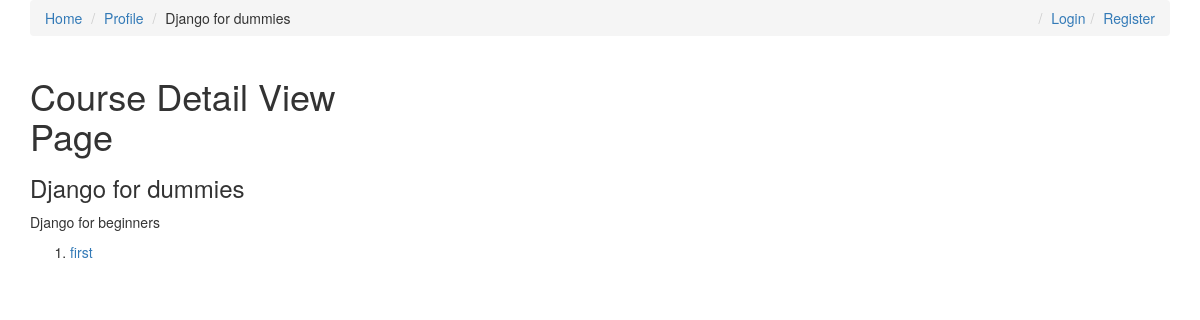
The page /courses/Django_dummy on the database as committed earlier.
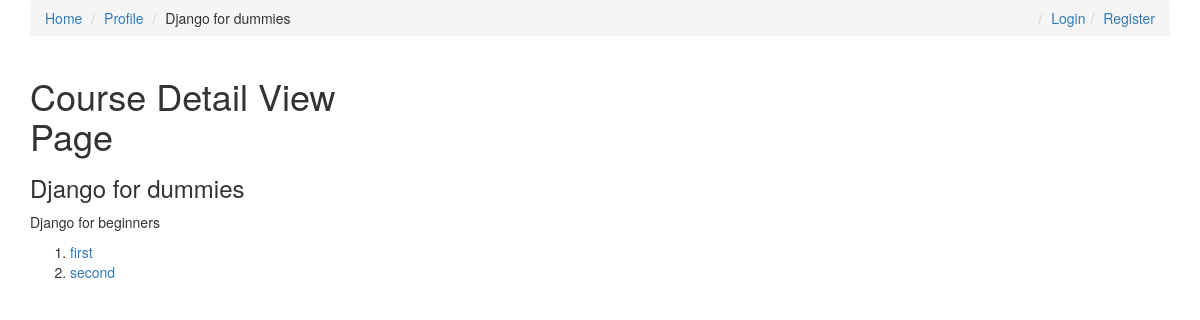
The same page on the database as committed later.
### courses/models.py (models this page shows, shortened)
class Course(models.Model):
    slug = models.SlugField()
    title = models.CharField(max_length = 120)
    description = models.TextField()
    allowed_membership = models.ManyToManyField(Membership)
    @property
    def lessons(self):
        return self.lesson_set.all().order_by('position')

class Lesson(models.Model):
    slug = models.SlugField()
    title = models.CharField(max_length = 120)
    course = models.ForeignKey(Course,on_delete = models.SET_NULL,null = True)
    position = models.IntegerField()
    video_url = models.CharField(max_length = 120)
    thumbnails = models.ImageField()
    def get_absolute_url(self):
        return reverse('courses:lesson-detail',
                        kwargs={
                            'course_slug':self.course.slug,
                            'lesson_slug':self.slug
                        }
        )

### courses/views.py (the view)
# urls.py: path('<slug>', CourseDetailView.as_view(),name = 'detail'),
class CourseDetailView(DetailView):
    model = Course

### courses/templates/courses/course_detail.html
{% extends 'courses/base.html' %}
{% block post_detail_link %}
<li>{{ object.title }}</li>
{% endblock %}
{% block content %}
	<div class="container">
		<div class="row">
			<div class="col-sm-4 col-md-4">
				<h1>Course Detail View Page</h1>
				<h3>{{ object.title }}</h3>
				<p>{{ object.description }}</p>
				<ol>
					{% for lesson in object.lessons %}
					<li><a href="{{ lesson.get_absolute_url }}">{{ lesson.title }}</a></li>
					{% endfor %}
				</ol>
			</div>
		</div>
	</div>
{% endblock %}

### courses/templates/courses/base.html (shortened to what this page needs)
<!DOCTYPE html>
<html>
<head>
<link rel="stylesheet" href="https://stackpath.bootstrapcdn.com/bootstrap/3.4.0/css/bootstrap.min.css">
</head>
<body>
	<div class="container">
		<ol class='breadcrumb'>
	        <li><a href='/courses/'>Home</a></li>
	        <li><a href='{% url 'memberships:profile' %}'>Profile</a></li>
	        {% block post_detail_link %}
	        {% endblock %}
	        {% if not request.user.is_authenticated %}
	        <li class='pull-right'><a href='/register'>Register</a></li>
	        <li class='pull-right'><a href='/login'>Login</a></li>
	        {% else %}
	        <li class='pull-right'><a href='/memberships/'>Memberships</a></li>
	        {% endif %}
	    </ol>
	</div>
	{% block content%}
	{% endblock content%}
</body>
</html>

Rows that differ between the two databases and show on the page:
added Lesson: title "second"
